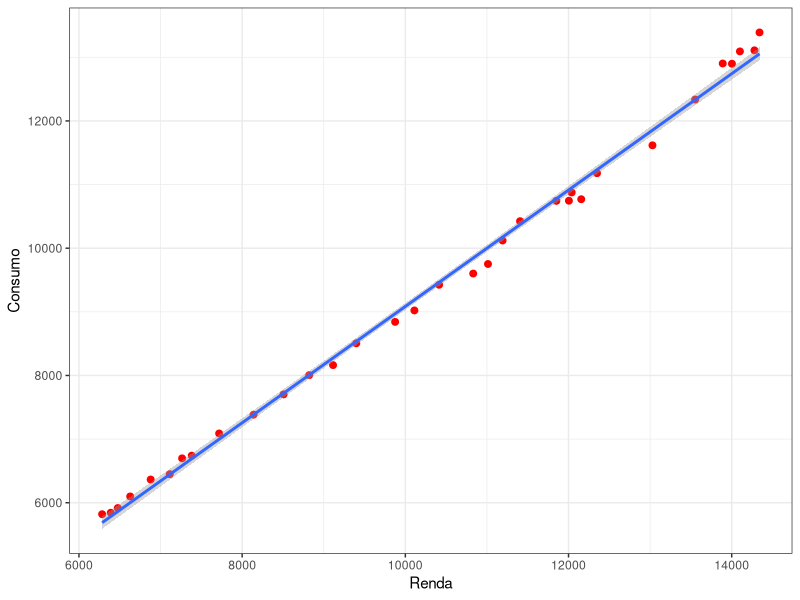
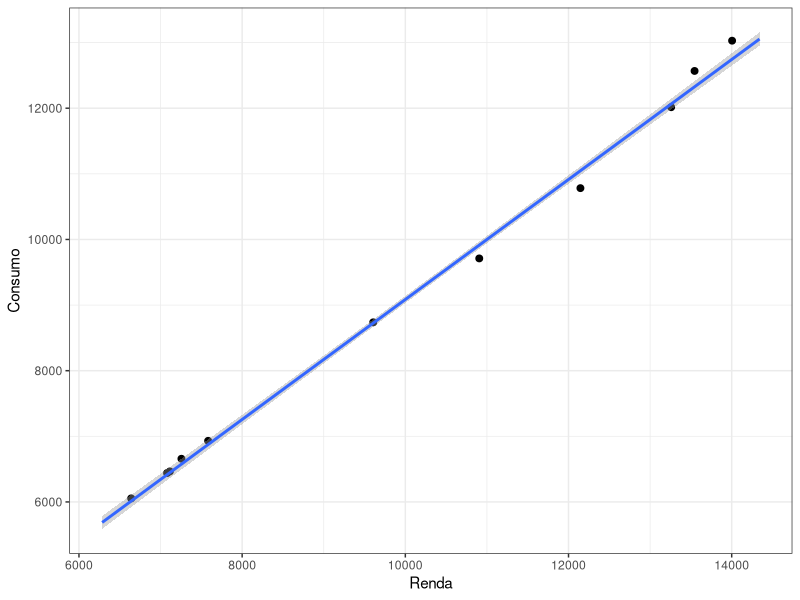
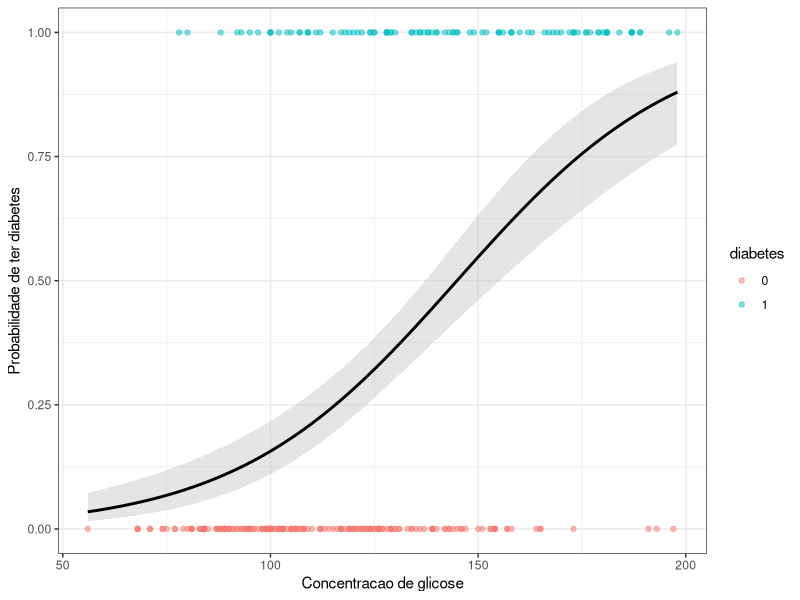
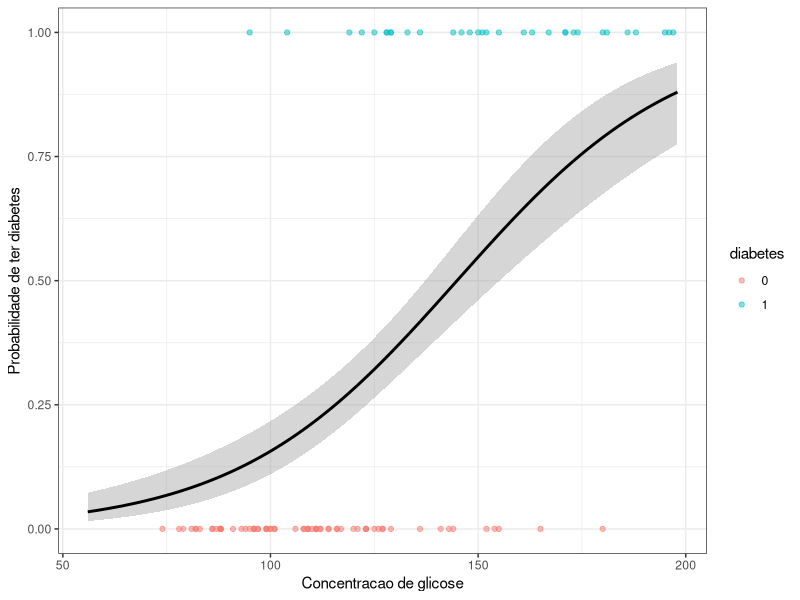

Write R code to recreate these figures, in order.
## ---- chunk 1
library(AER) # para o banco de dados
library(ggplot2) # para gráficos
## ---- chunk 2
data("USConsump1993")
## ?USConsump1993
## ---- chunk 3
Consumo <- data.frame(USConsump1993)
head(Consumo)
## ---- chunk 4
tr <- round(0.75*nrow(Consumo))

set.seed(9) ## apenas gera uma sequencia aleatória a partir de uma 'semente' 9
treino <- sample(nrow(Consumo), tr, replace = F)

Consumo.tr <- Consumo[treino,]
Consumo.te <- Consumo[-treino,]
## ---- chunk 5
lm1 <- lm(expenditure ~ income, data = Consumo.tr) ## expenditure é dependente e income independente
summary(lm1)
## ---- chunk 6
ggplot(data = Consumo.tr, aes(x = income, y = expenditure)) +
  geom_point(color = 'red', size = 2) + ## pontos de dispersão de treino
  geom_smooth(method = 'lm', formula = y ~ x) + ## linha de regressão linear
  xlab("Renda") +
  ylab("Consumo") + theme_bw()
## ---- chunk 7
predict (lm1, newdata = data.frame(income = 9000))
## ---- chunk 8
Consumo.te$exp_pred <- predict(lm1, newdata = data.frame(income = Consumo.te$income))
head(Consumo.te)
## ---- chunk 9
ggplot() + 
  geom_point(data = Consumo.te, aes(x = income, y = expenditure), size = 2) + ## visualizando no gráfico os pontos de dispersão do grupo teste
  geom_smooth(method = "lm", formula = y ~ x, 
              data = Consumo.tr,
              aes(x = income, y = expenditure)) + ## e comparando com a linha de regressão linear obtida através do treinamento
  xlab("Renda") + 
  ylab("Consumo") + theme_bw()
## ---- chunk 10
metrics <- function(obs, pred) {
  ## sugerem valores relacionados ao erro médio entre os valores reais e previstos
  RSE <- sum((obs - pred) ^ 2)
  SST <- sum((obs - mean(obs))^2)
  ## varia de 0 a 1 e mede quão bem os valores se ajustam ao modelo de regressão
  R2 <- 1 - RSE/SST
  
  MAE <- mean(abs(obs - pred))
  RMSE <- sqrt(mean((obs - pred))^2)
  
  return(data.frame(RMSE = RMSE,
                    MAE = MAE,
                    R2 = R2))
}
## ---- chunk 11
metrics(Consumo.te$expenditure, Consumo.te$exp_pred)
## ---- chunk 12
library(mlbench)
## ---- chunk 13
data("PimaIndiansDiabetes2")
## ---- chunk 14
PimaIndiansDiabetes2 <- na.omit(PimaIndiansDiabetes2) ## remove as linhas que possuem valores faltantes
PimaIndiansDiabetes2$diabetes <-
  ifelse(PimaIndiansDiabetes2$diabetes=="neg",0,1) ## substitui os valores da coluna diabetes por 0 se for negativo, e 1 se for positivo

dados <- PimaIndiansDiabetes2

head(dados)
## ---- chunk 15
set.seed(7)
treino <- sample(nrow(dados), 0.75*nrow(dados))
dados_treino <- dados[treino,]
dados_test <- dados[-treino,]
## ---- chunk 16
model1 <- glm(diabetes ~ glucose, data = dados_treino,
              family = binomial)
summary(model1)
## ---- chunk 17
ggplot(dados_treino, aes(glucose, diabetes)) + 
  geom_point(aes(col = as.factor(diabetes)), alpha = 0.5) + 
  geom_smooth(method = "glm", method.args = list(family = "binomial"), fill = "grey", col = "black") +
  labs(x = "Concentracao de glicose", y = "Probabilidade de ter diabetes", col = "diabetes") +
  theme_bw()
## ---- chunk 18
ggplot() +
  geom_point(data = dados_test, 
             mapping = aes(glucose, diabetes, col = as.factor(diabetes)), 
             alpha = 0.5) +
  geom_smooth(data = dados_treino, 
              mapping = aes(glucose, diabetes), 
              method = "glm", 
              method.args = list(family = "binomial"), 
              col = "black") +
  labs(x = "Concentracao de glicose", y = "Probabilidade de ter diabetes", col = "diabetes") + theme_bw()


## ---- chunk 19
dados_test$prob <- predict(model1, 
                           newdata = data.frame(glucose = dados_test$glucose), 
                           type = 'response')
dados_test$y_pred <- ifelse(dados_test$prob > 0.5, 1, 0)

head(dados_test)
## ---- chunk 20
cm1 <- table(data = dados_test$diabetes, model = dados_test$y_pred)
cm1
## ---- chunk 21
mean(dados_test$diabetes == dados_test$y_pred)
